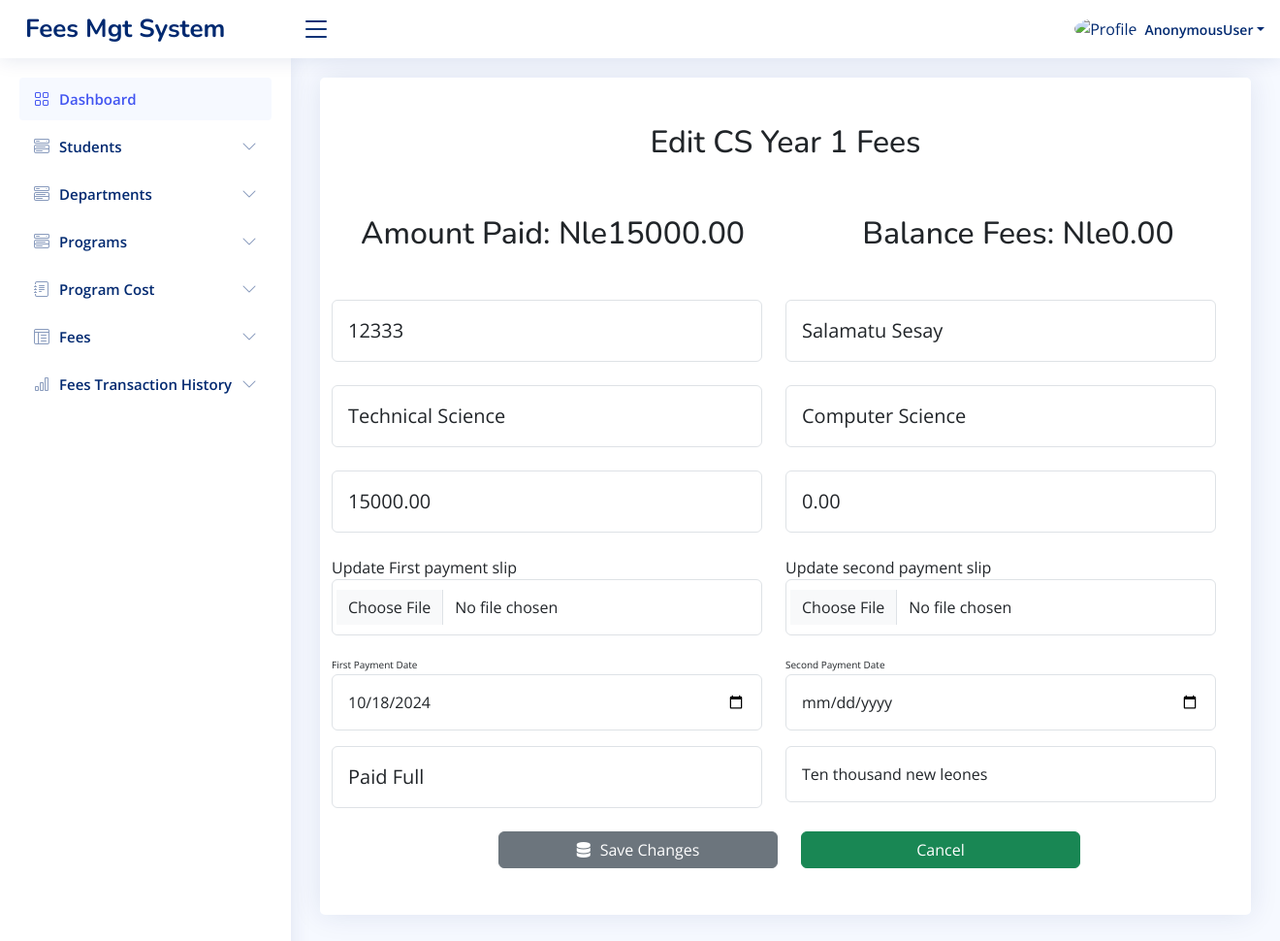
/cs_fees1/10/, run on the app's committed database.
### app/models.py (models this page shows, shortened)
class CS_Fees1(models.Model):
    student_name = models.CharField(max_length=100)
    id_number = models.CharField(max_length=20)
    program = models.ForeignKey(Programs, on_delete=models.CASCADE)
    program_details = models.ForeignKey(Programs, on_delete=models.CASCADE, related_name='program_details_payments', null=True, blank=True)
    department = models.ForeignKey(Department, on_delete=models.CASCADE)
    sum_of = models.CharField(max_length=200)
    paid_for = models.CharField(max_length=200, default='Tuition Fees')
    check_no = models.BigIntegerField(null=True, blank=True)
    receipt_no = models.CharField(max_length=20, unique=True, blank=True)
    amount_paid = models.DecimalField(max_digits=10, decimal_places=2)
    level = models.CharField(max_length=20, choices=LEVEL1)
    payment_date = models.DateField(null=True)
    second_payment_date = models.DateField(null=True, blank=True)
    cost_of_program = models.ForeignKey(CS_Cost1, on_delete=models.CASCADE, related_name='cost_of_program_payments')
    paid_fees = models.DecimalField(max_digits=10, decimal_places=2, default=0.00)
    payment_slip = models.FileField(upload_to='payment_slips/', blank=True, null=True)
    second_payment_slip = models.FileField(upload_to='payment_slips/', blank=True, null=True)
    payment_status = models.CharField(max_length=20, choices=[
        ('Paid Full', 'Paid Full'),
        ('Incomplete Fees', 'Incomplete Fees'),
    ])
    def balance(self):
        return Decimal(self.cost_of_program.program_fees) - self.paid_fees

class CS_Cost1(models.Model):
    program_name = models.CharField(max_length=255, null=True)
    program_duration = models.CharField(max_length=255)
    program_fees = models.DecimalField(max_digits=10, decimal_places=2)
    department = models.ForeignKey(Department, on_delete=models.CASCADE)
    all_program = models.ForeignKey(Programs, on_delete=models.CASCADE)

class Department(models.Model):
    department_name = models.CharField(max_length=100)

### app/views.py (the view, shortened to what this page needs)
# urls.py: path('cs_fees1/<int:fee_id>/', views.edit_cs_fees1, name='edit_cs_fees1'),
def edit_cs_fees1(request, fee_id):
    fees_entry = get_object_or_404(CS_Fees1, id=fee_id)
    cs_cost1 = CS_Cost1.objects.all()
    departments = Department.objects.all()
    all_programs = Programs.objects.all()
    return render(request, 'edit_cs_fees1.html', {
        'fees_entry': fees_entry,
        'cs_cost1': cs_cost1,
        'departments': departments,
        'all_programs': all_programs,
    })

### templates/edit_cs_fees1.html (shortened to what this page needs)
{% load static %}
<!DOCTYPE html>
<html lang="en">
<head>
    <link href="{% static 'vendor1/bootstrap/css/bootstrap.min.css' %}" rel="stylesheet">
    <link href="{% static 'vendor1/bootstrap-icons/bootstrap-icons.css' %}" rel="stylesheet">
    <link href="{% static 'vendor1/boxicons/css/boxicons.min.css' %}" rel="stylesheet">
    <link href="{% static 'vendor1/quill/quill.snow.css' %}" rel="stylesheet">
    <link href="{% static 'vendor1/quill/quill.bubble.css' %}" rel="stylesheet">
    <link href="{% static 'vendor1/remixicon/remixicon.css' %}" rel="stylesheet">
    <link href="{% static 'vendor1/simple-datatables/style.css' %}" rel="stylesheet">
    <link rel="stylesheet" href="https://cdnjs.cloudflare.com/ajax/libs/font-awesome/6.6.0/css/all.min.css" />
    <link href="{% static 'css1/style.css' %}" rel="stylesheet">
  </head>
<body>
 <header id="header" class="header fixed-top d-flex align-items-center">
  <div class="d-flex align-items-center justify-content-between">
    <a href="{% url 'main_home' %}" class="logo d-flex align-items-center">
      <span class="d-none d-lg-block">Fees Mgt System</span>
    </a>
    <i class="bi bi-list toggle-sidebar-btn"></i>
  </div>
  <nav class="header-nav ms-auto">
    <ul class="d-flex align-items-center">
      <li class="nav-item dropdown pe-3">
        <a class="nav-link nav-profile d-flex align-items-center pe-0" href="#" data-bs-toggle="dropdown">
          <img src="{% static 'img1/cusl.png' %}" alt="Profile" class="rounded-circle">
          <span class="d-none d-md-block dropdown-toggle ps-2">{{user}}</span>
        </a>
      </li>
    </ul>
  </nav>
</header>
<aside id="sidebar" class="sidebar">
  <ul class="sidebar-nav" id="sidebar-nav">
    <li class="nav-item">
      <a class="nav-link " href="{% url 'main_home' %}">
        <i class="bi bi-grid"></i>
        <span>Dashboard</span>
      </a>
    </li>
    <li class="nav-item">
      <a class="nav-link collapsed" data-bs-target="#components-nav" data-bs-toggle="collapse" href="#">
        <i class="bi bi-menu-button-wide"></i><span>Students</span><i class="bi bi-chevron-down ms-auto"></i>
      </a>
    </li>
    <li class="nav-item">
      <a class="nav-link collapsed" data-bs-target="#components-nav2" data-bs-toggle="collapse" href="#">
        <i class="bi bi-menu-button-wide"></i><span>Departments</span><i class="bi bi-chevron-down ms-auto"></i>
      </a>
    </li>
    <li class="nav-item">
      <a class="nav-link collapsed" data-bs-target="#components-nav1" data-bs-toggle="collapse" href="#">
        <i class="bi bi-menu-button-wide"></i><span>Programs</span><i class="bi bi-chevron-down ms-auto"></i>
      </a>
    </li>
    <li class="nav-item">
      <a class="nav-link collapsed" data-bs-target="#forms-nav" data-bs-toggle="collapse" href="#">
        <i class="bi bi-journal-text"></i><span>Program Cost</span><i class="bi bi-chevron-down ms-auto"></i>
      </a>
    </li>
    <li class="nav-item">
      <a class="nav-link collapsed" data-bs-target="#tables-nav" data-bs-toggle="collapse" href="#">
        <i class="bi bi-layout-text-window-reverse"></i><span>Fees</span><i class="bi bi-chevron-down ms-auto"></i>
      </a>
    </li>
    <li class="nav-item">
      <a class="nav-link collapsed" data-bs-target="#charts-nav" data-bs-toggle="collapse" href="#">
        <i class="bi bi-bar-chart"></i><span>Fees Transaction History</span><i class="bi bi-chevron-down ms-auto"></i>
      </a>
    </li>
  </ul>
</aside>
  <main id="main" class="main">
    <section class="section">
      <div class="row">
        <div class="col-lg-12">
          <div class="card">
            <h2 class="text-center mt-5 mb-5">Edit CS Year 1 Fees</h2>
            <div class="container">
              <div class="row">
                <div class="col-md-6">
                  <h2 class="text-center mt-2 mb-5">Amount Paid: Nle{{ fees_entry.paid_fees }} </h2>
                </div>
                <div class="col-md-6">
                  <h2 class="text-center mt-2 mb-5">Balance Fees: Nle{{ fees_entry.balance }} </h2>
                </div>
              </div>
            </div>
        <div class="container">
          <div class="row">
            <form method="post" enctype="multipart/form-data">
              <div class="row">
                <div class="row">
                  <div class="col-md-6">
                    <input style="font-size: 20px;" type="number" name="id_number" value="{{ fees_entry.id_number }}" class="form-control shadow-none p-3">
                  </div>
                  <div class="col-md-6">
                    <input style="font-size: 20px;" type="text" name="student_name" value="{{ fees_entry.student_name }}" class="form-control shadow-none p-3">
                  </div>
                </div>
                <div class="row mt-4">
                  <div class="col-md-6">
                    <select name="department" class="form-control shadow-none p-3" style="font-size: 20px;">
                      {% for department in departments %}
                      <option value="{{ department.id }}" {% if fees_entry.department.id == department.id %}selected{% endif %}>
                        {{ department.department_name }}
                      </option>
                      {% endfor %}
                  </select>
                  </div>
                  <div class="col-md-6">
                    <select name="program" class="form-control shadow-none p-3" style="font-size: 20px;">
                      {% for program in all_programs %}
                      <option value="{{ program.id }}" {% if student.program == program %}selected{% endif %}>
                          {{ program.program_name }}
                      </option>
                      {% endfor %}
                  </select>
                  </div>
                </div>
                <div class="row mt-4">
                  <div class="col-md-6">
                    <select name="cost_of_program" class="form-control shadow-none p-3" style="font-size: 20px;">
                      {% for fee1 in cs_cost1 %}
                      <option value="{{ fee1.id }}" {% if student.program == program %}selected{% endif %}>
                          {{ fee1.program_fees }}
                      </option>
                      {% endfor %}
                  </select>
                  </div>
                  <div class="col-md-6">
                    <input style="font-size: 20px;" type="number" name="amount_paid" value="{{ fees_entry.balance }}" class="form-control shadow-none p-3">
                  </div>
                </div>
                <div class="row mt-4">
                  <div class="col-md-6">
                    <label for="file">Update First payment slip</label>
                    <input type="file" name="payment_slip" class="form-control shadow-none p-3">
                  </div>
                  <div class="col-md-6">
                    <label for="file">Update second payment slip</label>
                    <input type="file" name="second_payment_slip" class="form-control shadow-none p-3">
                  </div>
                </div>
                <div class="row mt-3">
                  <div class="col-md-6">
                    <small style="font-size: 10px;">First Payment Date</small>
                    <input type="date" id="payment_date" class="form-control shadow-none p-3" value="{{ fees_entry.payment_date|date:'Y-m-d' }}" name="payment_date">
                </div>
                  <div class="col-md-6">
                      <small style="font-size: 10px;">Second Payment Date</small>
                      <input type="date" id="second_payment_date" class="form-control shadow-none p-3" name="second_payment_date">
                  </div>
              </div>
                <div class="row mt-3">
                  <div class="col-md-6">
                    <select class="form-control shadow-none p-3" name="payment_status"  style="font-size: 20px;" required>
                        <option value="Paid Full" {% if fees_entry.payment_status == 'Paid Full' %}selected{% endif %}>Paid Full</option>
                  </select>
                </div>
                <div class="col-md-6">
                  <input type="text" class="form-control shadow-none p-3" name="sum_of" value="{{ fees_entry.sum_of }}" placeholder="Amount of fees Paid in words" required>
                </div>
                </div>
                <div class="row mb-5 mt-3 offset-md-2">
                  <div class="col-md-4">
                    <button class="btn btn-secondary w-100 mt-2" type="submit"><i class="fas fa-database" style="margin-right: 10px;"></i>Save Changes</button>
                  </div>
                  <div class="col-md-4">
                    <a href="{% url 'cs_fees1' %}"  class="btn btn-success w-100 mt-2">Cancel</a>
                  </div>
                </div>
              </div>
          </form>
        </div>
        </div>
            </div>
          </div>
        </div>
    </section>
</body>
</html>

### static/css1/style.css (style rules this page uses)
:root { scroll-behavior: smooth; }
body { font-family: "Open Sans", sans-serif; background: #f6f9ff; color: #444444; }
a { color: #4154f1; text-decoration: none; }
h1, h2, h3, h4, h5, h6 { font-family: "Nunito", sans-serif; }
#main { margin-top: 60px; padding: 20px 30px; transition: all 0.3s; }
.card { margin-bottom: 30px; border: none; border-radius: 5px; box-shadow: 0px 0 30px rgba(1, 41, 112, 0.1); }
.logo { line-height: 1; }
@media (min-width: 1200px) { .logo { width: 280px; } }
.logo span { font-size: 26px; font-weight: 700; color: #012970; font-family: "Nunito", sans-serif; }
.header { transition: all 0.5s; z-index: 997; height: 60px; box-shadow: 0px 2px 20px rgba(1, 41, 112, 0.1); background-color: #fff; padding-left: 20px; }
.header .toggle-sidebar-btn { font-size: 32px; padding-left: 10px; cursor: pointer; color: #012970; }
.header-nav ul { list-style: none; }
.header-nav>ul { margin: 0; padding: 0; }
.header-nav .nav-profile { color: #012970; }
.header-nav .nav-profile img { max-height: 36px; }
.header-nav .nav-profile span { font-size: 14px; font-weight: 600; }
.sidebar { position: fixed; top: 60px; left: 0; bottom: 0; width: 300px; z-index: 996; transition: all 0.3s; padding: 20px; overflow-y: auto; scrollbar-width: thin; scrollbar-color: #aab7cf transparent; box-shadow: 0px 0px 20px rgba(1, 41, 112, 0.1); background-color: #fff; }
@media (min-width: 1200px) { #main, #footer { margin-left: 300px; } }
.sidebar-nav { padding: 0; margin: 0; list-style: none; }
.sidebar-nav li { padding: 0; margin: 0; list-style: none; }
.sidebar-nav .nav-item { margin-bottom: 5px; }
.sidebar-nav .nav-link { display: flex; align-items: center; font-size: 15px; font-weight: 600; color: #4154f1; transition: 0.3; background: #f6f9ff; padding: 10px 15px; border-radius: 4px; }
.sidebar-nav .nav-link i { font-size: 16px; margin-right: 10px; color: #4154f1; }
.sidebar-nav .nav-link.collapsed { color: #012970; background: #fff; }
.sidebar-nav .nav-link.collapsed i { color: #899bbd; }
.sidebar-nav .nav-link .bi-chevron-down { margin-right: 0; transition: transform 0.2s ease-in-out; }

### data on the page
CS_Fees1: paid_fees "15000.00", balance "0.00", id_number "12333", student_name "Salamatu Sesay", department "Technical Science", amount_paid "0.00", payment_date "10/18/2024", payment_status "Paid Full", sum_of "Ten thousand new leones"

### other printed values
{{ user }} "AnonymousUser"
form field program "Computer Science"
form field cost_of_program "15000.00"
